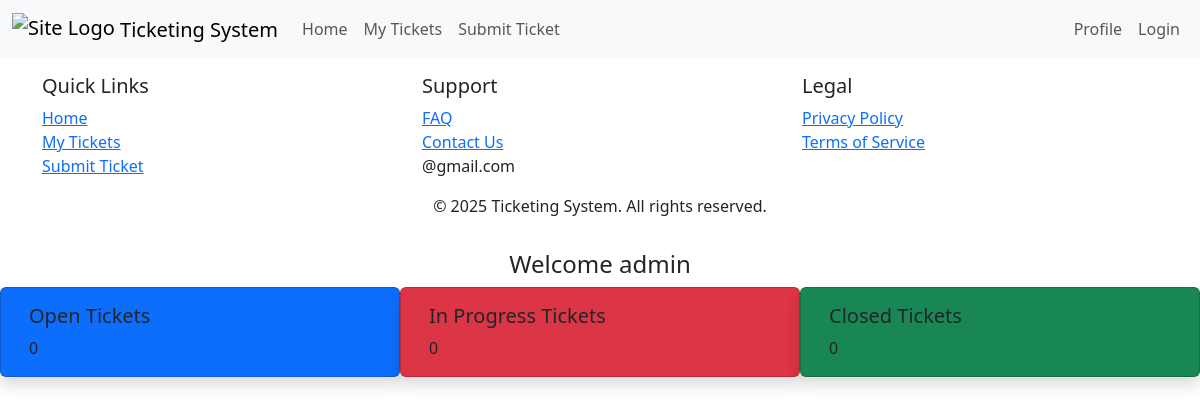
The page /ticket/dashboard (signed in) on the database as committed earlier.
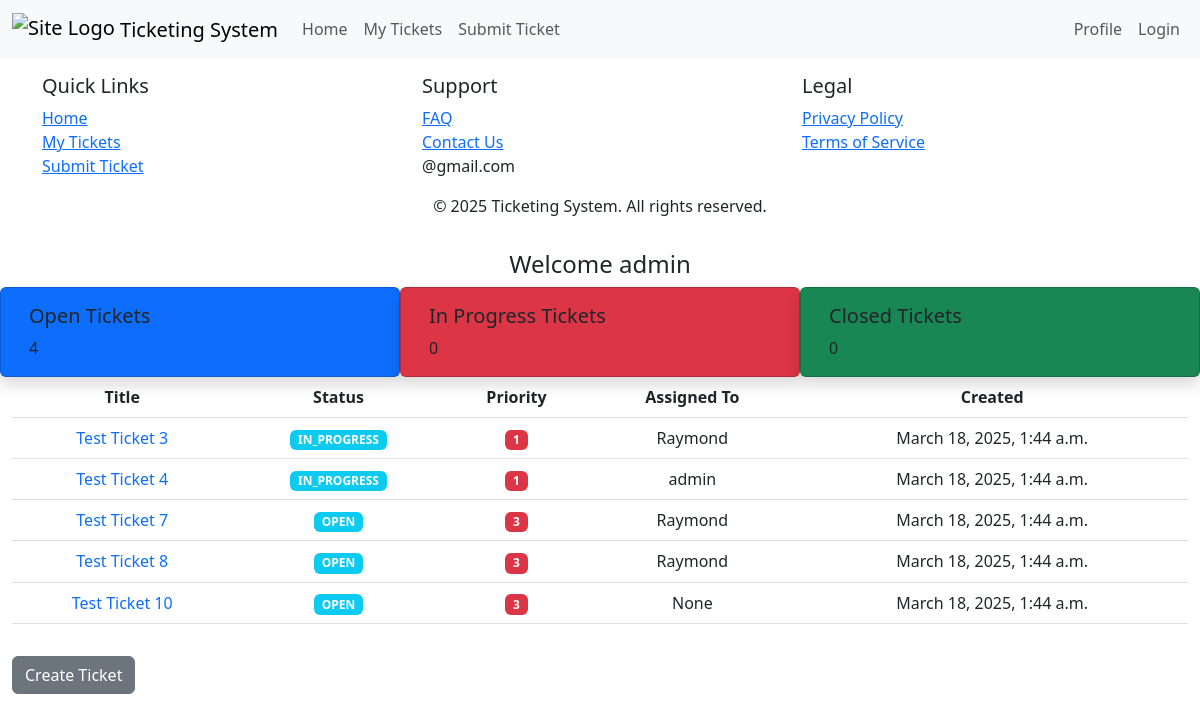
The same page on the database as committed later.
### tickets/models.py (models this page shows, shortened)
class CustomUser(AbstractUser):
    ADMIN = 'admin'
    AGENT = 'support_agent'
    END_USER = 'end_user'
    ROLE_CHOICES = [
        (ADMIN, 'Admin'),
        (AGENT, 'Support Agent'),
        (END_USER, 'End User'),
    ]
    role = models.CharField(
        max_length=20,
        choices=ROLE_CHOICES,
        default=END_USER,
    )
    def __str__(self):
        return self.username

class Ticket(models.Model):
    STATUS_CHOICES=[
        ('OPEN', 'Open'),
        ('IN_PROGRESS', 'In Progress'),
        ('CLOSED', 'Closed')
    ]
    PRIORITY_CHOICES = [
        ('4', 'Low'),
        ('3', 'Medium'),
        ('2', 'High'),
        ('1', 'Urgent')
    ]
    title= models.CharField(max_length=200)
    description= models.TextField()
    created_date= models.DateTimeField(auto_now_add=True)
    modified_date= models.DateTimeField(auto_now_add=True)
    status= models.CharField(max_length=20, choices=STATUS_CHOICES, default='OPEN')
    priority= models.CharField(max_length=20, choices=PRIORITY_CHOICES, default='LOW')
    created_by = models.ForeignKey(CustomUser, on_delete=models.CASCADE, related_name='created_tickets')
    assigned_to = models.ForeignKey(CustomUser, on_delete=models.SET_NULL, null=True, blank=True, related_name='assigned_tickets')

### tickets/views.py (the view)
# urls.py: path("ticket/dashboard", views.dashboard, name="dashboard"),
def dashboard(request):
    tickets = Ticket.objects.filter(
        created_by = request.user
    )
    open_tickets= len(tickets.filter(status="OPEN"))
    inprogress_tickets= len(tickets.filter(status="In Progess"))
    closed_tickets = len(tickets.filter(status="Closed"))
    latest_tickets= tickets.exclude(status='Closed').order_by('-created_date')[:5]
    context = {
        'user': request.user.username,
        'open_tickets': open_tickets,
        'closed_tickets': closed_tickets,
        'inprogress_tickets': inprogress_tickets,
        'lastest_tickets': latest_tickets
    }
    return render(request, "dashboard.html", context)

### tickets/templates/dashboard.html (shortened to what this page needs)
{% include 'base.html' %}
{% block content %}
<section class="container-fluid" id="dashboard-cover">
    <div class="text-center">
        <h4> Welcome {{user}}</h4>
    </div>
    <div class="row row-cols-1 row-cols-md-2 row-cols-lg-3">
        <div class="card col shadow bg-primary ">
            <div class="card-body ">
                <h5 class="card-title">Open Tickets</h5>
                <p class="card-text"> {{ open_tickets }} </p>
            </div>
        </div>
        <div class="card col shadow bg-danger">
            <div class="card-body ">
                <h5 class="card-title">In Progress Tickets</h5>
                <p class="card-text">{{ inprogress_tickets }}</p>
            </div>
        </div>
        <div class="card col shadow bg-success">
            <div class="card-body ">
                <h5 class="card-title">Closed Tickets</h5>
                <p class="card-text">{{ closed_tickets }}</p>
            </div>
        </div>
    </div>
    {% if lastest_tickets%}
    <table class="table table-hover">
        <thead class="thead-light">
            <tr class="text-center text-capitalize">
                <th scope=col>Title</th>
                <th scope=col>Status</th>
                <th scope=col>Priority</th>
                <th scope=col>Assigned to</th>
                <th scope=col>Created</th>
            </tr>
        </thead>
        <tbody>
            {% for ticket in lastest_tickets %}
            <tr class="text-center">
                <td><a href="" class="text-decoration-none">{{ ticket.title }}</a></td>
                <td><span class="badge bg-info text-white">{{ ticket.status }}</span></td>
                <td><span class="badge bg-danger text-white">{{ ticket.priority }}</span></td>
                <td>{{ ticket.assigned_to }}</td>
                <td>{{ ticket.created_date }}</td>
            </tr>
            {% endfor %}
        </tbody>
    </table>
    <a href="" class="btn btn-secondary mt-3">Create Ticket</a>
    {% endif %}
</section>
{% endblock %}

### tickets/templates/base.html (shortened to what this page needs)
<!DOCTYPE html>
<html lang="en">
<head>
    <link href="https://cdn.jsdelivr.net/npm/bootstrap@5.3.0/dist/css/bootstrap.min.css" rel="stylesheet">
    <link rel="stylesheet" href="https://cdn.jsdelivr.net/npm/bootstrap-icons@1.11.1/font/bootstrap-icons.css">
</head>
<body>
    <header>  {% include "nav-bar.html" %}  </header>
    <footer> {% include 'footer.html' %}</footer>
</body>
</html>

### tickets/templates/nav-bar.html (shortened to what this page needs)
<nav class="navbar navbar-expand-md navbar-light bg-light">
    <div class="container-fluid">
        <a href="/" class="navbar-brand">
            <img src="" alt="Site Logo" class="inline align-text-bottom">
            Ticketing System
        </a>
        <div class="collapse navbar-collapse" id="navbaritems">
            <ul class="navbar-nav me-auto">
                <li class="nav-item">
                    <a href="" class="nav-link">Home</a>
                </li>
                <li class="nav-item">
                    <a href="" class="nav-link">My Tickets</a>
                </li>
                <li class="nav-item">
                    <a href="" class="nav-link">Submit Ticket</a>
                </li>
            </ul>
            <ul class="navbar-nav">
                <li class="nav-item">
                    <a href="" class="nav-link">Profile</a>
                </li>
                <li class="nav-item">
                    <a href="/login" class="nav-link">Login</a>
                </li>
            </ul>
        </div>
    </div>
</nav>

### tickets/templates/footer.html
<footer class="footer mt-auto py-3">
    <div class="container">
        <div class="row">
            <div class="col-md-4">
                <h5>Quick Links</h5>
                <ul class="list-unstyled">
                    <li><a href="/">Home</a></li>
                    <li><a href="/tickets">My Tickets</a></li>
                    <li><a href="/submit">Submit Ticket</a></li>
                </ul>
            </div>
            <div class="col-md-4">
                <h5>Support</h5>
                <ul class="list-unstyled">
                    <li><a href="/faq">FAQ</a></li>
                    <li><a href="/contact">Contact Us</a></li>
                    <li>@gmail.com</li>
                </ul>
            </div>
            <div class="col-md-4">
                <h5>Legal</h5>
                <ul class="list-unstyled">
                    <li><a href="/privacy">Privacy Policy</a></li>
                    <li><a href="/terms">Terms of Service</a></li>
                </ul>
            </div>
        </div>
        <div class="text-center">
            <p>&copy; 2025 Ticketing System. All rights reserved.</p>
        </div>
    </div>
</footer>

Rows that differ between the two databases and show on the page:
added Ticket: title "Test Ticket 3", status "IN_PROGRESS", priority "1", assigned_to "Raymond", created_date "March 18, 2025, 1:44 a.m."
added Ticket: title "Test Ticket 4", status "IN_PROGRESS", priority "1", assigned_to "admin", created_date "March 18, 2025, 1:44 a.m."
added Ticket: title "Test Ticket 7", status "OPEN", priority "3", assigned_to "Raymond", created_date "March 18, 2025, 1:44 a.m."
added Ticket: title "Test Ticket 8", status "OPEN", priority "3", assigned_to "Raymond", created_date "March 18, 2025, 1:44 a.m."
added Ticket: title "Test Ticket 10", status "OPEN", priority "3", assigned_to "None", created_date "March 18, 2025, 1:44 a.m."
Other text that changed with them:
{{ open_tickets }}: "0" → "4"
text now shown: "Title Status Priority Assigned To Created Create Ticket"
